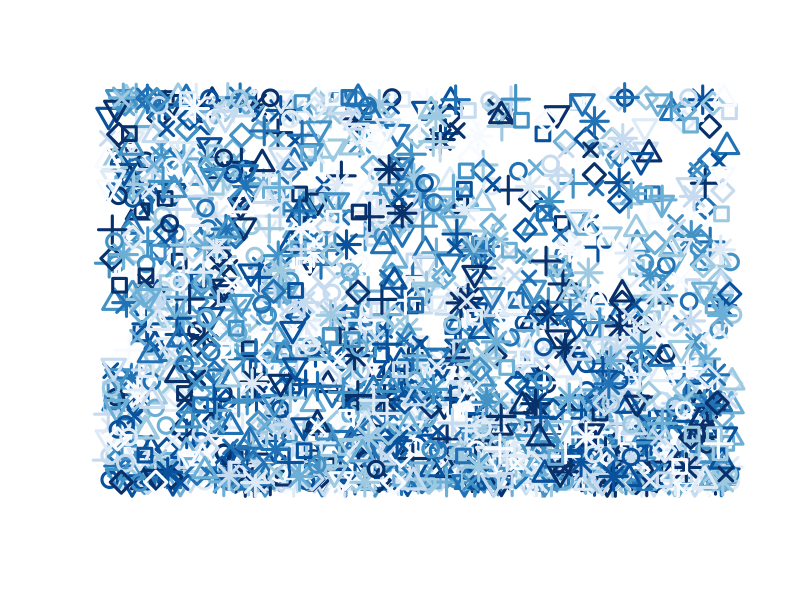

R code for this plot:
library(RColorBrewer)
colors = brewer.pal(9, 'Blues')
set.seed(44)
x <- runif(2000)
y <- sin(rnorm(2000) - x)
symbols = c(0, 1, 2, 3, 4, 5, 6, 8)
sizes = c(1.4, 1.6, 1.8, 2)
png('test.png', 
    width = 2000, height = 2000)
plot(x, y, pch = symbols, cex = sizes* 1.3, lwd = 3, 
     bg = 'black', col = colors, axes = F, xlab = '', ylab = '')
x2 <- runif(1000, 0, 1/4)
y2 <- runif(1000)
dev.off()
#points(x2, y2, pch = 3, col = colors)